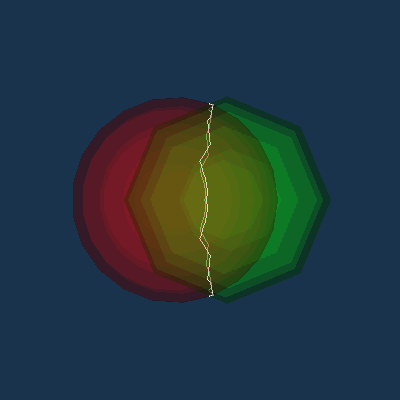

This figure's Python source:
#!/usr/bin/env python

# Demonstrate vtkIntersectionPolyDataFilter by computing the intersection
# curve between two overlapping spheres and rendering the spheres
# (transparent) alongside the intersection line.

# Factory overrides
import vtkmodules.vtkInteractionStyle  # noqa: F401
import vtkmodules.vtkRenderingOpenGL2  # noqa: F401

from vtkmodules.vtkFiltersGeneral import vtkIntersectionPolyDataFilter
from vtkmodules.vtkFiltersSources import vtkSphereSource
from vtkmodules.vtkRenderingCore import (
    vtkActor,
    vtkPolyDataMapper,
    vtkRenderWindow,
    vtkRenderWindowInteractor,
    vtkRenderer,
)

# Create two overlapping spheres
sphere_0 = vtkSphereSource()
sphere_0.SetCenter(0.0, 0.0, 0.0)
sphere_0.SetRadius(2.0)
sphere_0.SetPhiResolution(11)
sphere_0.SetThetaResolution(21)
sphere_0.Update()

sphere_mapper_0 = vtkPolyDataMapper()
sphere_mapper_0.SetInputConnection(sphere_0.GetOutputPort())
sphere_mapper_0.ScalarVisibilityOff()

sphere_actor_0 = vtkActor()
sphere_actor_0.SetMapper(sphere_mapper_0)
sphere_actor_0.GetProperty().SetOpacity(0.3)
sphere_actor_0.GetProperty().SetColor(1, 0, 0)
sphere_actor_0.GetProperty().SetInterpolationToFlat()

sphere_1 = vtkSphereSource()
sphere_1.SetCenter(1.0, 0.0, 0.0)
sphere_1.SetRadius(2.0)

sphere_mapper_1 = vtkPolyDataMapper()
sphere_mapper_1.SetInputConnection(sphere_1.GetOutputPort())
sphere_mapper_1.ScalarVisibilityOff()

sphere_actor_1 = vtkActor()
sphere_actor_1.SetMapper(sphere_mapper_1)
sphere_actor_1.GetProperty().SetOpacity(0.3)
sphere_actor_1.GetProperty().SetColor(0, 1, 0)
sphere_actor_1.GetProperty().SetInterpolationToFlat()

# Compute intersection
intersection = vtkIntersectionPolyDataFilter()
intersection.SetInputConnection(0, sphere_0.GetOutputPort())
intersection.SetInputConnection(1, sphere_1.GetOutputPort())
intersection.Update()

intersection_mapper = vtkPolyDataMapper()
intersection_mapper.SetInputConnection(intersection.GetOutputPort())
intersection_mapper.ScalarVisibilityOff()

intersection_actor = vtkActor()
intersection_actor.SetMapper(intersection_mapper)

# Renderer
renderer = vtkRenderer()
renderer.AddViewProp(sphere_actor_0)
renderer.AddViewProp(sphere_actor_1)
renderer.AddViewProp(intersection_actor)
renderer.SetBackground(0.1, 0.2, 0.3)

# Window
render_window = vtkRenderWindow()
render_window.AddRenderer(renderer)
render_window.SetSize(400, 400)
render_window.SetWindowName("intersection polydata")

# Interactor
interactor = vtkRenderWindowInteractor()
interactor.SetRenderWindow(render_window)

interactor.Initialize()
interactor.Start()
